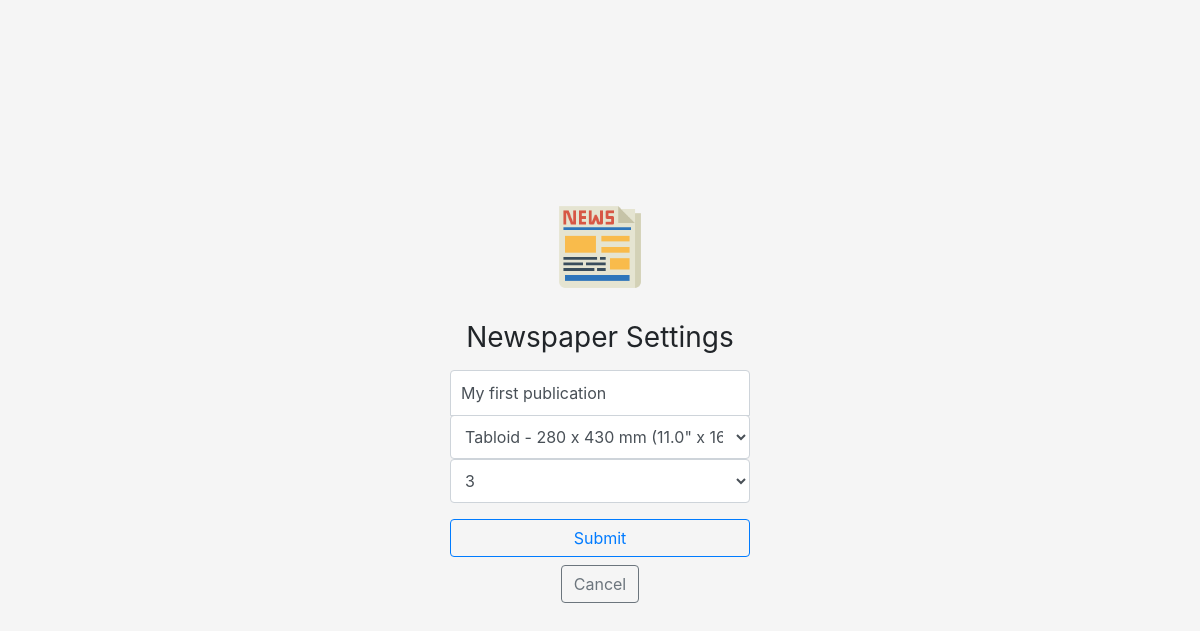
The page /newspaper/1/update/ (signed in) on the database its author committed.
### app/models.py (models this page shows, shortened)
class Newspaper(models.Model):
    title = models.CharField(max_length=100)
    date_posted = models.DateField(default=timezone.now)
    COLUMN_CHOISES = (
        ('2', 2),
        ('3', 3),
        ('4', 4),
        ('5', 5),
    )
    columns = models.CharField(max_length=1, choices=COLUMN_CHOISES, default=3)
    FORMAT_CHOISES = {
        ('broadsheet', 'Broadsheet - 600 x 750 mm (23.5" x 29.5")'),
        ('berliner', 'Berliner - 315 x 470 mm (12.4" x 18.5")'),
        ('tabloid', 'Tabloid - 280 x 430 mm (11.0" x 16.9")')
    }
    page_size = models.CharField(max_length=100, choices=FORMAT_CHOISES, default='berliner')
    author = models.ForeignKey(User, on_delete=models.CASCADE)

### app/views.py (the view, shortened to what this page needs)
# urls.py: path("newspaper/<int:pk>/update/", EditorUpdateView.as_view(), name='editor-update'),
class EditorUpdateView(LoginRequiredMixin, PermissionRequiredMixin, UpdateView):
    model = Newspaper
    fields = ['title', 'page_size', 'columns']
    def has_permission(self):
        newspaper = self.get_object()
        return self.request.user == newspaper.author

### app/templates/app/newspaper_form.html (shortened to what this page needs)
{% extends "app/base.html" %}
{% load crispy_forms_tags %}
{% load static %}
{% block extra_head %}
    <link href="{% static 'css/signin.css' %}" rel="stylesheet">
{% endblock extra_head %}
{% block content %}
    <div class="content-section">
        <form id="main-form" method="POST">
            <fieldset class="form-group">
                <img class="mb-4" src="{% static 'images/newspaper_logo.png' %}" alt="" width="100" height="100" id="image_logo">
                <h1 class="h3 mb-3 font-weight-normal">Newspaper Settings</h1>
                {{ form|crispy  }}
            </fieldset>
            <div class="mt-3 form-group">
                <button class="btn btn-outline-primary mb-2" type="submit">Submit</button>
                <a class="btn btn-outline-secondary" href="{{request.META.HTTP_REFERER}}">Cancel</a>
            </div>
        </form>
    </div>
{% endblock content %}

### users/static/css/signin.css (style rules this page uses)
html, body { height: 100%; }
body { display: -ms-flexbox; display: -webkit-box; display: flex; -ms-flex-align: center; -ms-flex-pack: center; -webkit-box-align: center; align-items: center; -webkit-box-pack: center; justify-content: center; padding-top: 40px; padding-bottom: 40px; background-color: #f5f5f5; }
.content-section { width: 100%; max-width: 300px; }
.form-group { width: 100%; max-width: 300px; padding: 0px; margin: 0 auto; }
.form-group button { width: 100%; max-width: 300px; }
.form-group .form-control { position: relative; box-sizing: border-box; height: auto; padding: 10px; font-size: 16px; }
.form-group input[type="text"] { margin-bottom: -1px; border-bottom-right-radius: 0; border-bottom-left-radius: 0; }
#image_logo { transform: scale(0.9); }

### rows shown on the page
Newspaper: title "My first publication", page_size "Tabloid - 280 x 430 mm (11.0\" x 16.9\")", columns "3"
